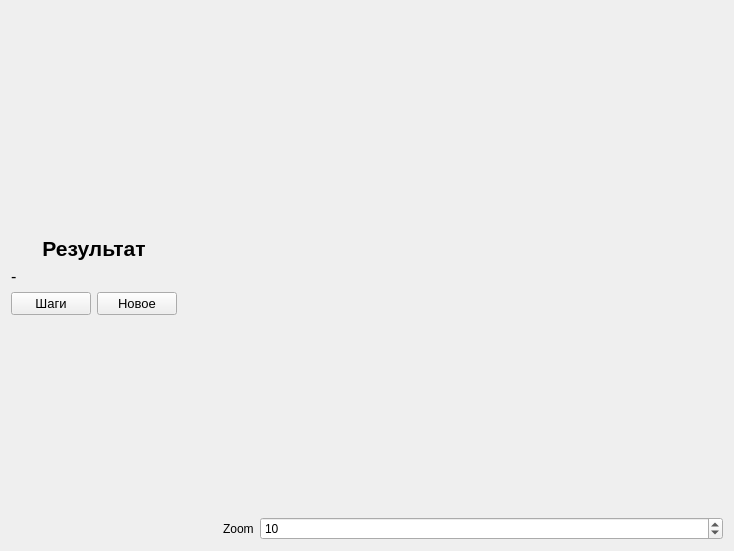
      <widget class="QWidget" name="stackedWidgetPage3">
       <layout class="QHBoxLayout" name="horizontalLayout_5">
        <item>
         <layout class="QFormLayout" name="formLayout_2">
          <item row="0" column="0" colspan="2">
           <spacer name="verticalSpacer_3">
            <property name="orientation">
             <enum>Qt::Vertical</enum>
            </property>
            <property name="sizeHint" stdset="0">
             <size>
              <width>20</width>
              <height>40</height>
             </size>
            </property>
           </spacer>
          </item>
          <item row="1" column="0" colspan="2">
           <widget class="QLabel" name="label_10">
            <property name="font">
             <font>
              <pointsize>16</pointsize>
              <weight>75</weight>
              <bold>true</bold>
             </font>
            </property>
            <property name="text">
             <string>Результат</string>
            </property>
            <property name="alignment">
             <set>Qt::AlignCenter</set>
            </property>
           </widget>
          </item>
          <item row="3" column="0">
           <widget class="QPushButton" name="toStepsButton">
            <property name="font">
             <font>
              <pointsize>10</pointsize>
             </font>
            </property>
            <property name="toolTip">
             <string>Возвращает к окну хода решения задачи</string>
            </property>
            <property name="statusTip">
             <string>Назад</string>
            </property>
            <property name="text">
             <string>Шаги</string>
            </property>
           </widget>
          </item>
          <item row="3" column="1">
           <widget class="QPushButton" name="pushButton_5">
            <property name="font">
             <font>
              <pointsize>10</pointsize>
             </font>
            </property>
            <property name="toolTip">
             <string>Переходит к окну ввода исходных данных задачи</string>
            </property>
            <property name="statusTip">
             <string>Новая задача</string>
            </property>
            <property name="text">
             <string>Новое</string>
            </property>
           </widget>
          </item>
          <item row="4" column="0" colspan="2">
           <spacer name="verticalSpacer_4">
            <property name="orientation">
             <enum>Qt::Vertical</enum>
            </property>
            <property name="sizeHint" stdset="0">
             <size>
              <width>20</width>
              <height>40</height>
             </size>
            </property>
           </spacer>
          </item>
          <item row="2" column="0" colspan="2">
           <widget class="QLabel" name="resultText">
            <property name="font">
             <font>
              <pointsize>12</pointsize>
             </font>
            </property>
            <property name="text">
             <string>-</string>
            </property>
           </widget>
          </item>
         </layout>
        </item>
        <item>
         <spacer name="horizontalSpacer_6">
          <property name="orientation">
           <enum>Qt::Horizontal</enum>
          </property>
          <property name="sizeHint" stdset="0">
           <size>
            <width>40</width>
            <height>20</height>
           </size>
          </property>
         </spacer>
        </item>
        <item>
         <layout class="QFormLayout" name="formLayout_3">
          <property name="rightMargin">
           <number>0</number>
          </property>
          <item row="1" column="1">
           <widget class="QSpinBox" name="zoom">
            <property name="toolTip">
             <string>Увеличение графика.
Значение показывает сколько
пикселей выделяется под одну
еденицу на графике.</string>
            </property>
            <property name="statusTip">
             <string>Увеличение</string>
            </property>
            <property name="minimum">
             <number>1</number>
            </property>
            <property name="singleStep">
             <number>5</number>
            </property>
            <property name="value">
             <number>10</number>
            </property>
           </widget>
          </item>
          <item row="1" column="0">
           <widget class="QLabel" name="zoomLabel">
            <property name="text">
             <string>Zoom</string>
            </property>
           </widget>
          </item>
          <item row="0" column="0" colspan="2">
           <widget class="Chart" name="chart" native="true">
            <property name="sizePolicy">
             <sizepolicy hsizetype="Fixed" vsizetype="Fixed">
              <horstretch>0</horstretch>
              <verstretch>0</verstretch>
             </sizepolicy>
            </property>
            <property name="minimumSize">
             <size>
              <width>500</width>
              <height>500</height>
             </size>
            </property>
            <property name="baseSize">
             <size>
              <width>300</width>
              <height>300</height>
             </size>
            </property>
            <property name="palette">
             <palette>
              <active>
               <colorrole role="Base">
                <brush brushstyle="SolidPattern">
                 <color alpha="255">
                  <red>255</red>
                  <green>255</green>
                  <blue>255</blue>
                 </color>
                </brush>
               </colorrole>
               <colorrole role="Window">
                <brush brushstyle="SolidPattern">
                 <color alpha="255">
                  <red>255</red>
                  <green>255</green>
                  <blue>255</blue>
                 </color>
                </brush>
               </colorrole>
              </active>
              <inactive>
               <colorrole role="Base">
                <brush brushstyle="SolidPattern">
                 <color alpha="255">
                  <red>255</red>
                  <green>255</green>
                  <blue>255</blue>
                 </color>
                </brush>
               </colorrole>
               <colorrole role="Window">
                <brush brushstyle="SolidPattern">
                 <color alpha="255">
                  <red>255</red>
                  <green>255</green>
                  <blue>255</blue>
                 </color>
                </brush>
               </colorrole>
              </inactive>
              <disabled>
               <colorrole role="Base">
                <brush brushstyle="SolidPattern">
                 <color alpha="255">
                  <red>255</red>
                  <green>255</green>
                  <blue>255</blue>
                 </color>
                </brush>
               </colorrole>
               <colorrole role="Window">
                <brush brushstyle="SolidPattern">
                 <color alpha="255">
                  <red>255</red>
                  <green>255</green>
                  <blue>255</blue>
                 </color>
                </brush>
               </colorrole>
              </disabled>
             </palette>
            </property>
            <property name="statusTip">
             <string>График</string>
            </property>
           </widget>
          </item>
         </layout>
        </item>
       </layout>
      </widget>
